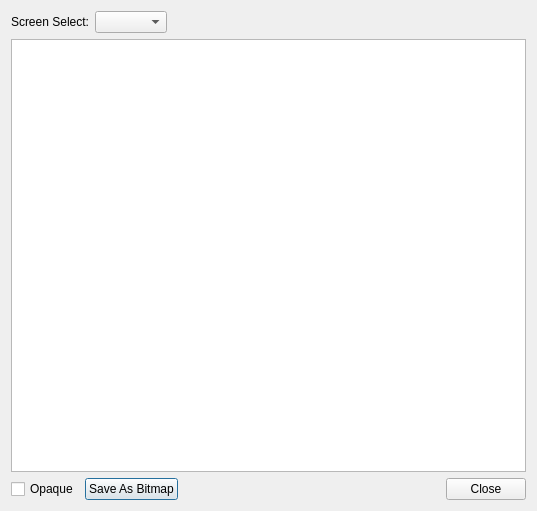
<?xml version="1.0" encoding="UTF-8"?>
<ui version="4.0">
 <class>UIDebugVDP2Viewer</class>
 <widget class="QDialog" name="UIDebugVDP2Viewer">
  <property name="geometry">
   <rect>
    <x>0</x>
    <y>0</y>
    <width>537</width>
    <height>511</height>
   </rect>
  </property>
  <property name="windowTitle">
   <string>VDP2Viewer Viewer</string>
  </property>
  <layout class="QVBoxLayout" name="verticalLayout">
   <item>
    <layout class="QHBoxLayout" name="horizontalLayout_2">
     <item>
      <widget class="QLabel" name="label">
       <property name="text">
        <string>Screen Select:</string>
       </property>
      </widget>
     </item>
     <item>
      <widget class="QComboBox" name="cbScreen"/>
     </item>
     <item>
      <spacer name="horizontalSpacer">
       <property name="orientation">
        <enum>Qt::Horizontal</enum>
       </property>
       <property name="sizeHint" stdset="0">
        <size>
         <width>40</width>
         <height>20</height>
        </size>
       </property>
      </spacer>
     </item>
    </layout>
   </item>
   <item>
    <widget class="QGraphicsView" name="gvScreen"/>
   </item>
   <item>
    <layout class="QHBoxLayout" name="horizontalLayout">
      <item>
       <widget class="QCheckBox" name="cbOpaque">
        <property name="text">
         <string>Opaque</string>
        </property>
        <property name="checkable">
         <bool>true</bool>
        </property>
       </widget>
      </item>
     <item>
      <widget class="QPushButton" name="pbSaveAsBitmap">
       <property name="text">
        <string>Save As Bitmap</string>
       </property>
      </widget>
     </item>
     <item>
      <widget class="QDialogButtonBox" name="dbbButtons">
       <property name="standardButtons">
        <set>QDialogButtonBox::Close</set>
       </property>
      </widget>
     </item>
    </layout>
   </item>
  </layout>
 </widget>
 <resources/>
 <connections>
  <connection>
   <sender>dbbButtons</sender>
   <signal>rejected()</signal>
   <receiver>UIDebugVDP2Viewer</receiver>
   <slot>reject()</slot>
   <hints>
    <hint type="sourcelabel">
     <x>347</x>
     <y>321</y>
    </hint>
    <hint type="destinationlabel">
     <x>335</x>
     <y>376</y>
    </hint>
   </hints>
  </connection>
 </connections>
</ui>
